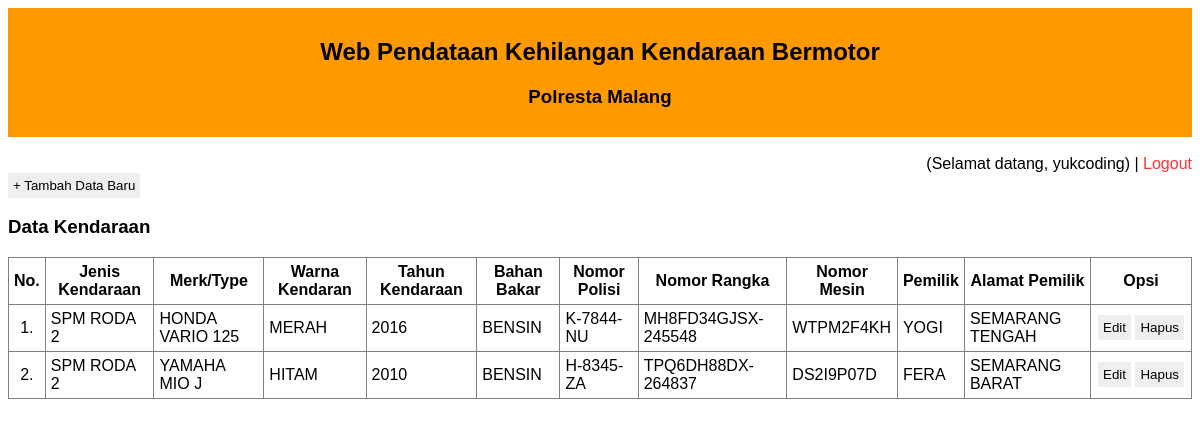
/index.php (signed in), run on the app's committed database.
### tables this page shows
CREATE TABLE `kendaraan` (
  `id` int(8) NOT NULL,
  `jenis` varchar(50) NOT NULL,
  `merk` varchar(80) NOT NULL,
  `warna` varchar(50) NOT NULL,
  `tahun` varchar(4) NOT NULL,
  `bbm` varchar(80) NOT NULL,
  `nopol` varchar(80) NOT NULL,
  `norangka` varchar(80) NOT NULL,
  `nomesin` varchar(80) NOT NULL,
  `pemilik` varchar(80) NOT NULL,
  `alamat` text NOT NULL
);

### index.php (the view, shortened to what this page needs)
<?php
include "+koneksi.php";
?>
<!DOCTYPE html>
<html>
<head>
	<link rel="stylesheet" type="text/css" href="style.css">
</head>
<body>
	<div class="judul">
		<h2>Web Pendataan Kehilangan Kendaraan Bermotor</h2>
		<h3>Polresta Malang</h3>
	</div>
	<br />
	<div align="right">
		(Selamat datang, <?=$_SESSION['username']?>) |
		<a href="logout.php">
			<span style="color:#ff3333">Logout</span>
		</a>
	</div>
	<div align="left">
		<a href="form_tambah.php">
			<button>+ Tambah Data Baru</button>
		</a>
	</div>
	<h3>Data Kendaraan</h3>
	<div style="overflow: auto;">
		<table border="1" class="table">
			<tr>
				<th>No.</th>
				<th>Jenis Kendaraan</th>
				<th>Merk/Type</th>
				<th>Warna Kendaran</th>
				<th>Tahun Kendaraan</th>
				<th>Bahan Bakar</th>
				<th>Nomor Polisi</th>
				<th>Nomor Rangka</th>
				<th>Nomor Mesin</th>
				<th>Pemilik</th>
				<th>Alamat Pemilik</th>
				<th>Opsi</th>
			</tr>
			<?php
			$query = $con->query("SELECT * FROM kendaraan");
			$nomor = 1;
			while($data = $query->fetch(PDO::FETCH_ASSOC)) { ?>
				<tr>
					<td align="center"><?php echo $nomor++; ?>.</td>
					<td><?php echo $data['jenis']; ?></td>
					<td><?php echo $data['merk']; ?></td>
					<td><?php echo $data['warna']; ?></td>
					<td><?php echo $data['tahun']; ?></td>
					<td><?php echo $data['bbm']; ?></td>
					<td><?php echo $data['nopol']; ?></td>
					<td><?php echo $data['norangka']; ?></td>
					<td><?php echo $data['nomesin']; ?></td>
					<td><?php echo $data['pemilik']; ?></td>
					<td><?php echo $data['alamat']; ?></td>
					<td width="90px" align="center">
						<a href="form_edit.php?id=<?php echo $data['id']; ?>"><button>Edit</button></a>
						<a href="proses_hapus.php?id=<?php echo $data['id']; ?>" onclick="return confirm('Yakin hapus data?')"><button>Hapus</button></a>
					</td>
				</tr>
			<?php
			} ?>
		</table>
	</div>
</body>
</html>

### style.css (style rules this page uses)
body { font-family: Calibri, 'Trebuchet MS', sans-serif; }
.judul { background: #ff9900; padding: 10px; text-align: center; }
a { text-decoration: none; }
button { background-color: #eeeeee; border: 0px; padding: 5px; }
.table { border-collapse: collapse; }
.table tr th, .table tr td { padding: 5px; }

### data on the page
kendaraan: jenis "SPM RODA 2", merk "HONDA VARIO 125", warna "MERAH", tahun "2016", bbm "BENSIN", nopol "K-7844-NU", norangka "MH8FD34GJSX-245548", nomesin "WTPM2F4KH", pemilik "YOGI", alamat "SEMARANG TENGAH"
kendaraan: jenis "SPM RODA 2", merk "YAMAHA MIO J", warna "HITAM", tahun "2010", bbm "BENSIN", nopol "H-8345-ZA", norangka "TPQ6DH88DX-264837", nomesin "DS2I9P07D", pemilik "FERA", alamat "SEMARANG BARAT"

### other printed values
$_SESSION['username'] "yukcoding"
